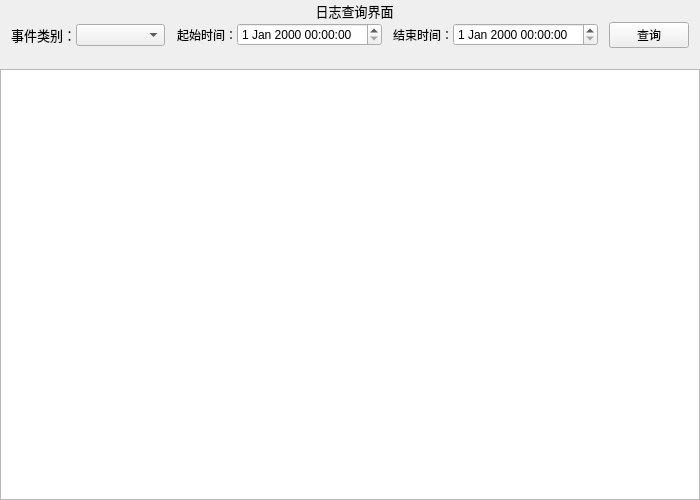
<?xml version="1.0" encoding="UTF-8"?>
<ui version="4.0">
 <class>ui_log_show</class>
 <widget class="QMainWindow" name="ui_log_show">
  <property name="geometry">
   <rect>
    <x>0</x>
    <y>0</y>
    <width>700</width>
    <height>500</height>
   </rect>
  </property>
  <property name="windowTitle">
   <string>指示灯识别监控系统</string>
  </property>
  <widget class="QWidget" name="centralwidget">
   <layout class="QVBoxLayout" name="verticalLayout" stretch="1,1,1,20">
    <property name="spacing">
     <number>0</number>
    </property>
    <property name="leftMargin">
     <number>0</number>
    </property>
    <property name="topMargin">
     <number>0</number>
    </property>
    <property name="rightMargin">
     <number>0</number>
    </property>
    <property name="bottomMargin">
     <number>0</number>
    </property>
    <item>
     <widget class="QWidget" name="ui_log_show_title_widget" native="true">
      <layout class="QHBoxLayout" name="horizontalLayout" stretch="1,2,1">
       <property name="spacing">
        <number>0</number>
       </property>
       <property name="topMargin">
        <number>0</number>
       </property>
       <property name="rightMargin">
        <number>0</number>
       </property>
       <property name="bottomMargin">
        <number>0</number>
       </property>
       <item>
        <spacer name="horizontalSpacer">
         <property name="orientation">
          <enum>Qt::Horizontal</enum>
         </property>
         <property name="sizeHint" stdset="0">
          <size>
           <width>145</width>
           <height>20</height>
          </size>
         </property>
        </spacer>
       </item>
       <item>
        <widget class="QLabel" name="ui_log_show_title_lab">
         <property name="font">
          <font>
           <pointsize>10</pointsize>
          </font>
         </property>
         <property name="text">
          <string>日志查询界面</string>
         </property>
         <property name="alignment">
          <set>Qt::AlignCenter</set>
         </property>
        </widget>
       </item>
       <item>
        <spacer name="horizontalSpacer_2">
         <property name="orientation">
          <enum>Qt::Horizontal</enum>
         </property>
         <property name="sizeHint" stdset="0">
          <size>
           <width>145</width>
           <height>20</height>
          </size>
         </property>
        </spacer>
       </item>
      </layout>
     </widget>
    </item>
    <item>
     <widget class="QWidget" name="ui_log_show_event_type_widget" native="true">
      <layout class="QHBoxLayout" name="horizontalLayout_2" stretch="1,1,8,1,1,4,1,1,4,1,1,1">
       <property name="spacing">
        <number>0</number>
       </property>
       <property name="leftMargin">
        <number>0</number>
       </property>
       <property name="topMargin">
        <number>0</number>
       </property>
       <property name="rightMargin">
        <number>0</number>
       </property>
       <property name="bottomMargin">
        <number>0</number>
       </property>
       <item>
        <spacer name="horizontalSpacer_3">
         <property name="orientation">
          <enum>Qt::Horizontal</enum>
         </property>
         <property name="sizeHint" stdset="0">
          <size>
           <width>24</width>
           <height>20</height>
          </size>
         </property>
        </spacer>
       </item>
       <item>
        <widget class="QLabel" name="ui_log_show_event_type_lab">
         <property name="font">
          <font>
           <pointsize>10</pointsize>
          </font>
         </property>
         <property name="text">
          <string>事件类别：</string>
         </property>
        </widget>
       </item>
       <item>
        <widget class="QComboBox" name="ui_log_show_event_type_cmbx"/>
       </item>
       <item>
        <spacer name="horizontalSpacer_4">
         <property name="orientation">
          <enum>Qt::Horizontal</enum>
         </property>
         <property name="sizeHint" stdset="0">
          <size>
           <width>24</width>
           <height>20</height>
          </size>
         </property>
        </spacer>
       </item>
       <item>
        <widget class="QLabel" name="ui_log_show_start_time_lab">
         <property name="text">
          <string>起始时间：</string>
         </property>
        </widget>
       </item>
       <item>
        <widget class="QDateTimeEdit" name="dateTimeEdit_starttime"/>
       </item>
       <item>
        <spacer name="horizontalSpacer_7">
         <property name="orientation">
          <enum>Qt::Horizontal</enum>
         </property>
         <property name="sizeHint" stdset="0">
          <size>
           <width>32</width>
           <height>20</height>
          </size>
         </property>
        </spacer>
       </item>
       <item>
        <widget class="QLabel" name="ui_log_show_end_time_lab">
         <property name="text">
          <string>结束时间：</string>
         </property>
        </widget>
       </item>
       <item>
        <widget class="QDateTimeEdit" name="dateTimeEdit_endtime"/>
       </item>
       <item>
        <spacer name="horizontalSpacer_8">
         <property name="orientation">
          <enum>Qt::Horizontal</enum>
         </property>
         <property name="sizeHint" stdset="0">
          <size>
           <width>32</width>
           <height>20</height>
          </size>
         </property>
        </spacer>
       </item>
       <item>
        <widget class="QPushButton" name="ui_log_show_event_type_select_btn">
         <property name="text">
          <string>查询</string>
         </property>
        </widget>
       </item>
       <item>
        <spacer name="horizontalSpacer_5">
         <property name="orientation">
          <enum>Qt::Horizontal</enum>
         </property>
         <property name="sizeHint" stdset="0">
          <size>
           <width>40</width>
           <height>20</height>
          </size>
         </property>
        </spacer>
       </item>
      </layout>
     </widget>
    </item>
    <item>
     <spacer name="verticalSpacer">
      <property name="orientation">
       <enum>Qt::Vertical</enum>
      </property>
      <property name="sizeHint" stdset="0">
       <size>
        <width>18</width>
        <height>14</height>
       </size>
      </property>
     </spacer>
    </item>
    <item>
     <widget class="QTableView" name="tableView"/>
    </item>
   </layout>
  </widget>
 </widget>
 <resources/>
 <connections/>
</ui>
